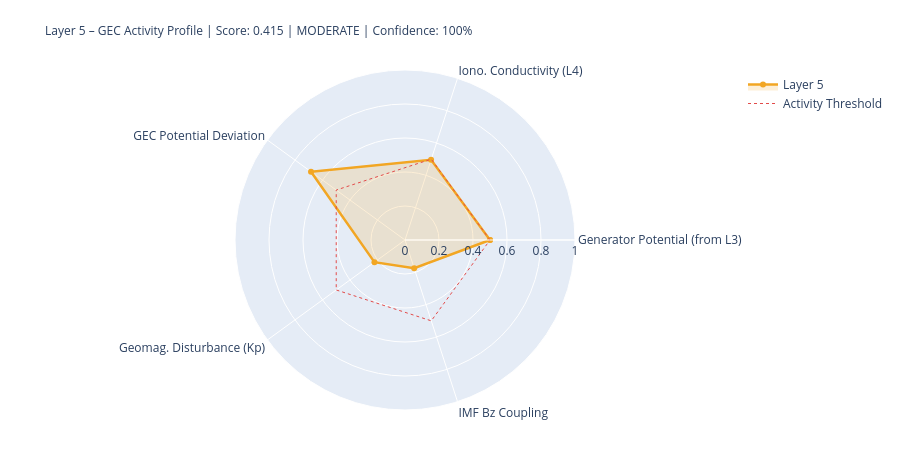

The code cell stored with this chart in its notebook:
### Markdown cell above
---
## 5. State Assessment & Handoff to Layer 6

### Code cell
# ============================================================
# LAYER-5-SCORE
# ============================================================

# Components
# 1) Generator activity (Layer-3-driven)
gen_score = norm(generator_strength, 0.3, 2.0)
gen_src   = 'from_layer3' if l3_thunder_score is not None else 'estimated'

# 2) Ionospheric conductivity (Layer-4-driven)
iono_score = norm(iono_cond_factor, 0.7, 1.4)
iono_src   = 'from_layer4' if l4_ioniz is not None else 'estimated'

# 3) GEC potential deviation from reference
pot_score = norm(abs(delta_V_pct), 0, 30)  # 0 = at reference, 1 = 30% deviation
pot_src   = 'derived'

# 4) Geomagnetic disturbance (Kp) – modulates vertical currents
kp_score = norm(kp_val, 0, 9)
kp_src   = 'primary' if kp_now is not None else 'from_layer4'

# 5) IMF Bz coupling (southward = stronger M-I coupling → GEC influence)
bz_score = norm(-(bz_now or 0), -5, 30) if bz_now is not None else None
bz_src   = 'primary' if bz_now is not None else 'missing'

COMPONENTS = {
    'Generator Potential (from L3)':  {'score': gen_score,   'source': 'derived_from_layer3', 'dynamic': True},
    'Iono. Conductivity (L4)':      {'score': iono_score,  'source': iono_src, 'dynamic': True},
    'GEC Potential Deviation':      {'score': pot_score,   'source': pot_src,  'dynamic': True},
    'Geomag. Disturbance (Kp)':         {'score': kp_score,    'source': kp_src,   'dynamic': True},
    'IMF Bz Coupling':               {'score': bz_score,    'source': bz_src,   'dynamic': True},
}

available   = {k: v['score'] for k, v in COMPONENTS.items() if v['score'] is not None}
unavailable = [k for k, v in COMPONENTS.items() if v['score'] is None]
layer5_score = round(sum(available.values()) / len(available), 4) if available else None
confidence   = round(len(available) / len(COMPONENTS), 2)
level = ('unknown' if layer5_score is None
         else 'quiet'   if layer5_score < 0.3
         else 'moderate' if layer5_score < 0.6
         else 'active')
dominant_l5 = max(available, key=available.get) if available else 'none'

# Kp consistency: separate 1-min raw value from score value
kp_1m_raw   = kp_now          # directly from API (can be 0.0 during live measurement)
kp_for_score = kp_val          # from Layer-0 context or estimated value if needed
kp_score_src = kp_src

W = 68
print('=' * W)
print('LAYER 5 – GLOBAL ELECTRIC CIRCUIT – STATE ASSESSMENT')
print('=' * W)
for name, comp in COMPONENTS.items():
    s = comp['score']
    if s is not None:
        bar = '█' * int(s*20) + '░' * (20-int(s*20))
        print(f'  {name:<34} {bar}  {s:.3f}  [{comp["source"]}]')
    else:
        print(f'  {name:<34} {"─"*20}  n/a   [missing]')
print('-' * W)
print(f'  Score:         {layer5_score:.3f}  ({len(available)}/{len(COMPONENTS)} components)')
print(f'  Confidence:    {confidence:.0%}')
print(f'  Level:         {level.upper()}')
print(f'  Dominant:      {dominant_l5}')
print(f'  V_iono:        {V_iono_mod:.1f} kV  (Δ {delta_V_pct:+.1f}% vs. Ref)')
print(f'  I_total:       {I_total_mod:.1f} A   (Δ {delta_I_pct:+.1f}% vs. Ref)')
print('=' * W)

# Radar
cats   = list(available.keys())
vals_r = list(available.values())
if len(cats) >= 3:
    fig = go.Figure()
    fig.add_trace(go.Scatterpolar(
        r=vals_r + [vals_r[0]], theta=cats + [cats[0]],
        fill='toself', fillcolor='rgba(242,166,35,0.18)',
        line=dict(color='#F2A623', width=2.5), name='Layer 5'
    ))
    fig.add_trace(go.Scatterpolar(
        r=[0.5]*(len(cats)+1), theta=cats+[cats[0]],
        line=dict(color='#E24B4A', dash='dot', width=1),
        mode='lines', name='Activity Threshold'
    ))
    fig.update_layout(
        title=dict(
            text=f'Layer 5 – GEC Activity Profile | Score: {layer5_score:.3f} | {level.upper()} | Confidence: {confidence:.0%}',
            font=dict(size=12)
        ),
        polar=dict(radialaxis=dict(visible=True, range=[0,1])),
        height=450, showlegend=True,
        margin=dict(l=80, r=80, t=70, b=40)
    )
    fig.show()

### Figure 1 — Plotly figure (JSON) as saved in the notebook; plotly's stock layout.template omitted (floating-point values rounded to 4 significant figures)
{"data": [{"fill": "toself", "fillcolor": "rgba(242,166,35,0.18)", "line": {"color": "#F2A623", "width": 2.5}, "name": "Layer 5", "r": [0.5, 0.4963, 0.6833, 0.2222, 0.1743, 0.5], "theta": ["Generator Potential (from L3)", "Iono. Conductivity (L4)", "GEC Potential Deviation", "Geomag. Disturbance (Kp)", "IMF Bz Coupling", "Generator Potential (from L3)"], "type": "scatterpolar"}, {"line": {"color": "#E24B4A", "dash": "dot", "width": 1}, "mode": "lines", "name": "Activity Threshold", "r": [0.5, 0.5, 0.5, 0.5, 0.5, 0.5], "theta": ["Generator Potential (from L3)", "Iono. Conductivity (L4)", "GEC Potential Deviation", "Geomag. Disturbance (Kp)", "IMF Bz Coupling", "Generator Potential (from L3)"], "type": "scatterpolar"}], "layout": {"height": 450, "margin": {"b": 40, "l": 80, "r": 80, "t": 70}, "polar": {"radialaxis": {"range": [0, 1], "visible": true}}, "showlegend": true, "title": {"font": {"size": 12}, "text": "Layer 5 – GEC Activity Profile | Score: 0.415 | MODERATE | Confidence: 100%"}}}
